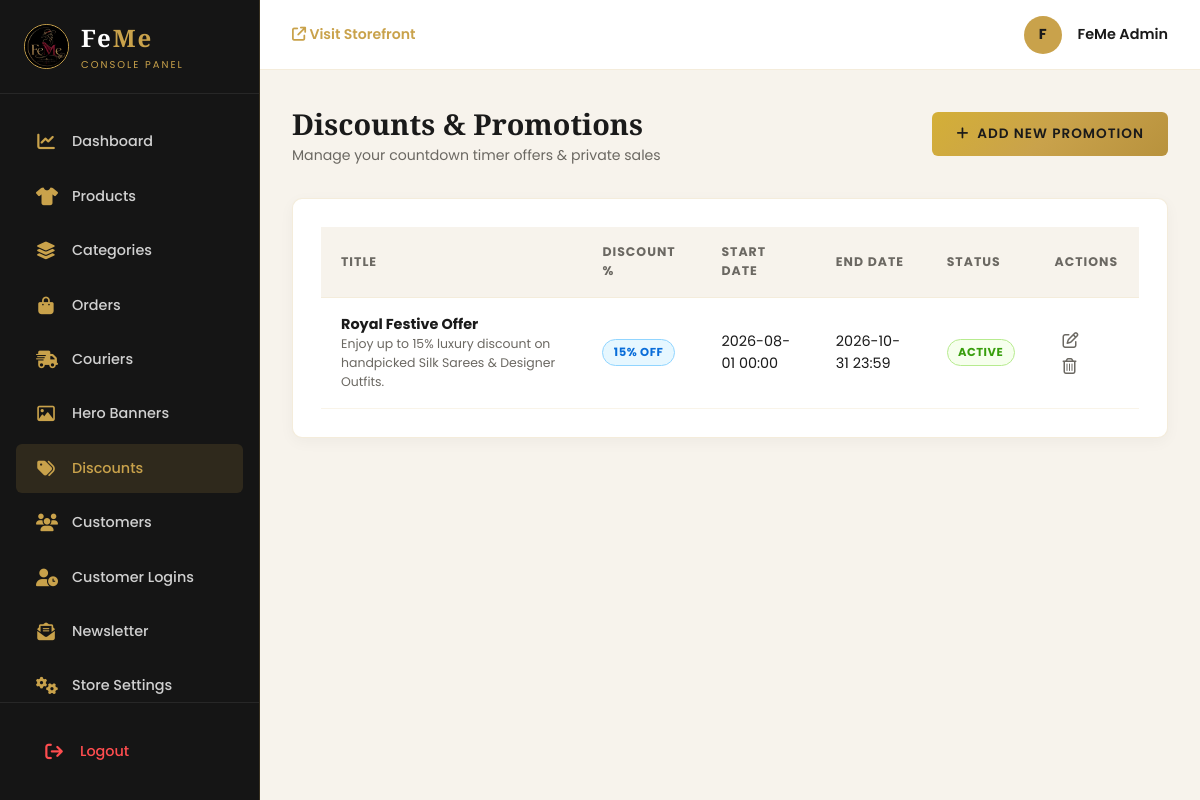
Screenshot of /admin/discounts.php (signed in) with the database file from the repository.
### tables this page shows
CREATE TABLE IF NOT EXISTS `discounts` (
  `id` INT AUTO_INCREMENT PRIMARY KEY,
  `title` VARCHAR(255) NOT NULL,
  `description` TEXT DEFAULT NULL,
  `discount_percent` INT NOT NULL,
  `start_date` DATETIME DEFAULT NULL,
  `end_date` DATETIME DEFAULT NULL,
  `is_active` TINYINT(1) NOT NULL DEFAULT 1
);

### includes/functions.php (called while the page is built, shortened)
<?php
function sanitize($data) {
    return htmlspecialchars(trim((string)$data), ENT_QUOTES, 'UTF-8');
}

### admin/discounts.php (the view, shortened to what this page needs)
<?php
require_once __DIR__ . '/includes/admin_header.php';
try {
    $discounts = $pdo->query("SELECT * FROM discounts ORDER BY id DESC")->fetchAll();
} catch (PDOException $e) {
    $discounts = [];
}
?>
<div class="page-header-flex">
    <div>
        <h1 class="page-title">Discounts & Promotions</h1>
        <p style="font-size: 0.88rem; color: var(--admin-text-muted);">Manage your countdown timer offers & private sales</p>
    </div>
    <button class="btn-gold-admin" onclick="openDiscountModal()">
        <i class="fa-solid fa-plus"></i> Add New Promotion
    </button>
</div>
<div class="admin-card">
    <div class="admin-table-wrapper">
        <table class="admin-table">
            <thead>
                <tr>
                    <th>Title</th>
                    <th>Discount %</th>
                    <th>Start Date</th>
                    <th>End Date</th>
                    <th>Status</th>
                    <th>Actions</th>
                </tr>
            </thead>
            <tbody>
                <?php if (!empty($discounts)): ?>
                    <?php foreach ($discounts as $d): ?>
                        <tr>
                            <td>
                                <strong><?= sanitize($d['title']) ?></strong>
                                <div style="font-size: 0.78rem; color: var(--admin-text-muted);"><?= sanitize($d['description'] ?? '') ?></div>
                            </td>
                            <td><span class="badge-status badge-confirmed"><?= $d['discount_percent'] ?>% OFF</span></td>
                            <td><?= date('Y-m-d H:i', strtotime($d['start_date'])) ?></td>
                            <td><?= date('Y-m-d H:i', strtotime($d['end_date'])) ?></td>
                            <td>
                                <span class="badge-status badge-<?= $d['is_active'] ? 'delivered' : 'cancelled' ?>">
                                    <?= $d['is_active'] ? 'ACTIVE' : 'INACTIVE' ?>
                                </span>
                            </td>
                            <td>
                                <button class="btn-action edit" onclick='editDiscount(<?= json_encode($d) ?>)' title="Edit">
                                    <i class="fa-regular fa-pen-to-square"></i>
                                </button>
                                <a href="discounts.php?action=delete&id=<?= $d['id'] ?>" class="btn-action delete" onclick="return confirm('Delete this promotion?');" title="Delete">
                                    <i class="fa-regular fa-trash-can"></i>
                                </a>
                            </td>
                        </tr>
                    <?php endforeach; ?>
                <?php else: ?>
                    <tr><td colspan="6" style="text-align: center; padding: 2rem;">No discount promotions created.</td></tr>
                <?php endif; ?>
            </tbody>
        </table>
    </div>
</div>
<?php
require_once __DIR__ . '/includes/admin_footer.php';
?>

### admin/assets/admin.css (style rules this page uses)
:root { --admin-bg-sidebar: #151515; --admin-bg-content: #F7F3EC; --admin-bg-card: #FFFFFF; --admin-text-dark: #1A1A1A; --admin-text-muted: #6B6862; --admin-gold: #C9A24B; --admin-gold-hover: #B8923D; --admin-border: rgba(201, 162, 75, 0.2); --font-serif: 'Playfair Display', Georgia, serif; --font-sans: 'Poppins', -apple-system, BlinkMacSystemFont, sans-serif; --radius-sm: 6px; --radius-md: 10px; }
*, *::before, *::after { box-sizing: border-box; margin: 0; padding: 0; }
body { font-family: var(--font-sans); background-color: var(--admin-bg-content); color: var(--admin-text-dark); line-height: 1.5; overflow-x: hidden; }
.page-header-flex { display: flex; align-items: center; justify-content: space-between; margin-bottom: 2rem; flex-wrap: wrap; gap: 1rem; }
.page-title { font-family: var(--font-serif); font-size: 1.8rem; font-weight: 700; color: var(--admin-text-dark); }
.admin-card { background: var(--admin-bg-card); border-radius: var(--radius-md); padding: 1.75rem; border: 1px solid var(--admin-border); box-shadow: 0 4px 15px rgba(0,0,0,0.04); margin-bottom: 2rem; }
.admin-table-wrapper { overflow-x: auto; }
.admin-table { width: 100%; border-collapse: collapse; text-align: left; font-size: 0.9rem; }
.admin-table th, .admin-table td { padding: 1rem 1.25rem; vertical-align: middle; }
.admin-table th { background: var(--admin-bg-content); font-size: 0.78rem; text-transform: uppercase; letter-spacing: 1px; color: var(--admin-text-muted); border-bottom: 1px solid var(--admin-border); }
.admin-table tr { border-bottom: 1px solid rgba(201, 162, 75, 0.12); }
.badge-status { display: inline-block; padding: 0.25rem 0.65rem; border-radius: 50px; font-size: 0.72rem; font-weight: 700; text-transform: uppercase; letter-spacing: 0.5px; }
.badge-confirmed { background: #e6f7ff; color: #096dd9; border: 1px solid #91d5ff; }
.badge-delivered { background: #f6ffed; color: #389e0d; border: 1px solid #b7eb8f; }
.btn-action { background: none; border: none; color: var(--admin-text-muted); font-size: 1rem; cursor: pointer; padding: 0.35rem 0.5rem; border-radius: 4px; transition: all 0.2s ease; }
.btn-gold-admin { display: inline-flex; align-items: center; gap: 0.5rem; padding: 0.75rem 1.5rem; background: linear-gradient(135deg, #D4AF37 0%, #C9A24B 50%, #B8923D 100%); color: #1A1A1A; border: none; border-radius: var(--radius-sm); font-family: var(--font-sans); font-size: 0.85rem; font-weight: 600; letter-spacing: 1px; text-transform: uppercase; cursor: pointer; text-decoration: none; transition: all 0.3s ease; }

### rows the page displays
discounts: title "Royal Festive Offer", description "Enjoy up to 15% luxury discount on handpicked Silk Sarees & Designer Outfits.", discount_percent "15", start_date "2026-08-01 00:00", end_date "2026-10-31 23:59", is_active "ACTIVE"

### other values shown
substr($adminName, 0, 1) "F"
$adminName "FeMe Admin"
